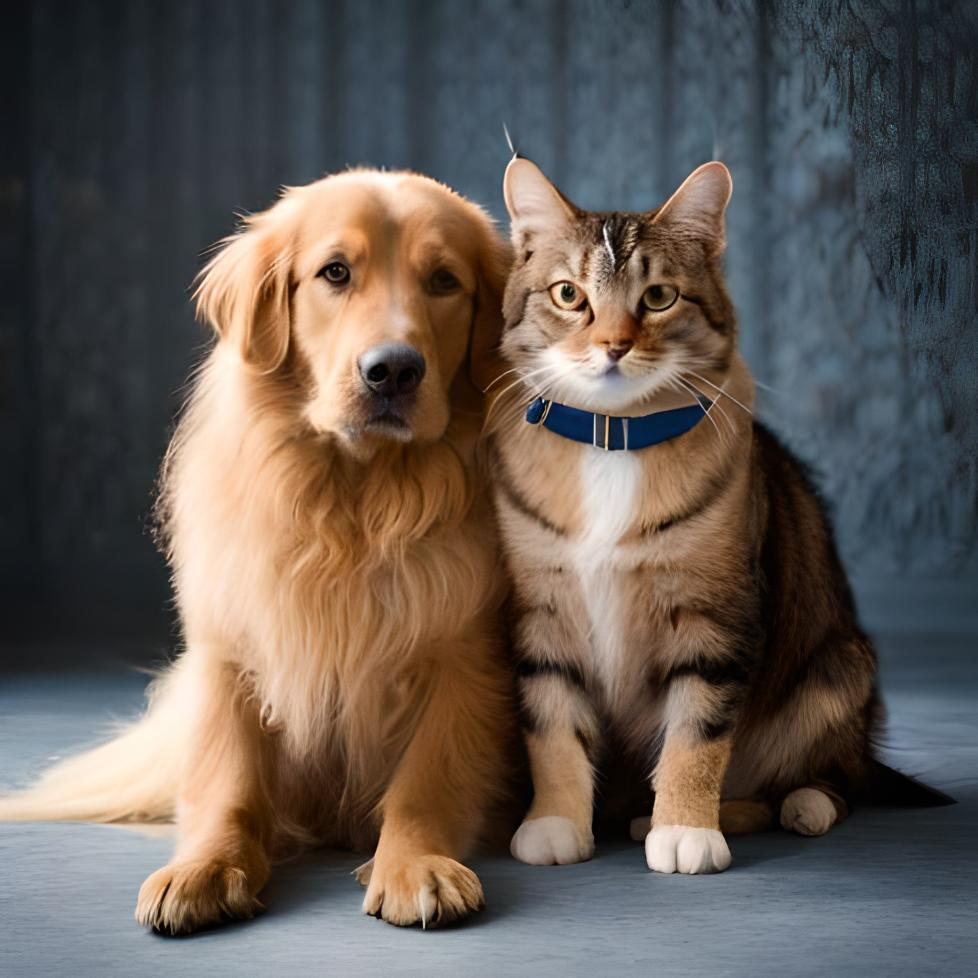
#> input picture original_image.jpg, 978 x 978 px, found by its file name
$ jupyter execute --allow-errors new.ipynb
#> lines starting #> are read from the running program, lines starting #| are printed output that depends on the picture; after the words box and inside, x2 and y2 are one past the last pixel; in counts of white or black regions, pixels touching at a corner belong together
[cell 1]
import cv2
import numpy as np

fully_annotated_image_path = r'C:\Users\HP\Downloads\Computer_vision_assignment_\fully_annotated_image.jpg'
reference_image_path = r'C:\Users\HP\Downloads\Computer_vision_assignment_\original_image.jpg'

# Load the fully annotated image and the reference image
fully_annotated_image = cv2.imread(fully_annotated_image_path)
reference_image = cv2.imread(reference_image_path)
#> reference_image is the input picture: shape (978, 978, 3); mean B, G, R 84.2, 90.4, 99.3

# Assuming you have annotation masks for the fully annotated image and reference image
fully_annotated_mask_path = "path/to/fully_annotated_mask.png"
reference_mask_path = "path/to/reference_mask.png"

# Load the annotation masks as grayscale images
fully_annotated_mask = cv2.imread(fully_annotated_mask_path, cv2.IMREAD_GRAYSCALE)
reference_mask = cv2.imread(reference_mask_path, cv2.IMREAD_GRAYSCALE)

# Threshold the masks to obtain binary segmentation
_, fully_annotated_binary_mask = cv2.threshold(fully_annotated_mask, 1, 255, cv2.THRESH_BINARY)
_, reference_binary_mask = cv2.threshold(reference_mask, 1, 255, cv2.THRESH_BINARY)

# Find contours in the binary masks
fully_annotated_contours, _ = cv2.findContours(fully_annotated_binary_mask, cv2.RETR_EXTERNAL, cv2.CHAIN_APPROX_SIMPLE)
#> fully_annotated_contours = []
reference_contours, _ = cv2.findContours(reference_binary_mask, cv2.RETR_EXTERNAL, cv2.CHAIN_APPROX_SIMPLE)
#> reference_contours = []

# Iterate over the fully annotated contours and transfer the annotations to the corresponding regions in the reference image
for fully_annotated_contour in fully_annotated_contours:
    # Find the bounding rectangle for the fully annotated contour
    x, y, w, h = cv2.boundingRect(fully_annotated_contour)

    # Extract the corresponding region in the reference image
    reference_region = reference_image[y:y+h, x:x+w]

    # Apply the annotation or label to the reference region
    # You can perform any desired operation here, such as refining boundaries, aligning annotations, or modifying labels

    # Example: Draw a red bounding box
    cv2.rectangle(reference_region, (0, 0), (w, h), (0, 0, 255), 2)

    # Merge the modified reference region back into the reference image
    reference_image[y:y+h, x:x+w] = reference_region
#> this loop made 0 passes

# Overlay the transferred and adjusted annotations onto the partially annotated image
partially_annotated_image_path = r'C:\Users\HP\Downloads\Computer_vision_assignment_\partially annotated image.jpg'
transferred_annotations_path = r"C:\Users\HP\Downloads\Computer_vision_assignment_\transferred_annotations.jpg"

# Load the partially annotated image and the transferred annotations
partially_annotated_image = cv2.imread(partially_annotated_image_path)
transferred_annotations = cv2.imread(transferred_annotations_path)

# Create a blank image with the same size as the partially annotated image
transferred_annotations = np.zeros_like(partially_annotated_image)

# Validate the sizes of partially_annotated_image and transferred_annotations
#> (the rest of this cell did not finish here and is left out)

[cell 2]
import cv2
import numpy as np

original_image_path = r'C:\Users\HP\Downloads\Computer_vision_assignment_\original_image.jpg'
fully_annotated_image_path = r'C:\Users\HP\Downloads\Computer_vision_assignment_\fully_annotated_image.jpg'

# Load the original image and the fully annotated image
original_image = cv2.imread(original_image_path)
fully_annotated_image = cv2.imread(fully_annotated_image_path)

# Assuming you have annotation masks for the fully annotated image
fully_annotated_mask_path = "path/to/fully_annotated_mask.png"

# Load the annotation mask as a grayscale image
fully_annotated_mask = cv2.imread(fully_annotated_mask_path, cv2.IMREAD_GRAYSCALE)

# Threshold the mask to obtain binary segmentation
_, fully_annotated_binary_mask = cv2.threshold(fully_annotated_mask, 1, 255, cv2.THRESH_BINARY)

# Find contours in the binary mask
fully_annotated_contours, _ = cv2.findContours(fully_annotated_binary_mask, cv2.RETR_EXTERNAL, cv2.CHAIN_APPROX_SIMPLE)

# Create a blank image with the same size as the original image
partially_annotated_image = np.zeros_like(original_image)

# Iterate over the fully annotated contours and draw them on the partially annotated image
for fully_annotated_contour in fully_annotated_contours:
    cv2.drawContours(partially_annotated_image, [fully_annotated_contour], -1, (0, 255, 0), thickness=cv2.FILLED)
#> partially_annotated_image: shape (978, 978, 3); every value is 0

# Overlay the fully annotated image on the partially annotated image
combined_image = cv2.addWeighted(original_image, 0.5, partially_annotated_image, 0.5, 0)

# Display or save the combined image
cv2.imshow("Partially Annotated Image", combined_image)
cv2.waitKey(0)
cv2.destroyAllWindows()

[cell 3]
import cv2
import numpy as np

fully_annotated_image_path = r'C:\Users\HP\Downloads\Computer_vision_assignment_\fully_annotated_image.jpg'
fully_annotated_mask_path = r'C:\Users\HP\Downloads\Computer_vision_assignment_\fully_annotated_mask.png'

# Load the fully annotated image
fully_annotated_image = cv2.imread(fully_annotated_image_path)

# Check if the image was loaded successfully
#> (the rest of this cell did not finish here and is left out)

[cell 4]
import cv2
import numpy as np

fully_annotated_image_path = r'C:\Users\HP\Downloads\Computer_vision_assignment_\fully_annotated_image.jpg'
fully_annotated_mask_path = r'path/to/annotation_mask.png'

# Load the fully annotated image
fully_annotated_image = cv2.imread(fully_annotated_image_path)

# Load the annotation mask as grayscale image
fully_annotated_mask = cv2.imread(fully_annotated_mask_path, cv2.IMREAD_GRAYSCALE)

# Check if the fully annotated image was loaded successfully
#> (the rest of this cell did not finish here and is left out)

[cell 5]
import cv2
import numpy as np

fully_annotated_image_path = r'C:\Users\HP\Downloads\Computer_vision_assignment_\fully_annotated_image.jpg'
reference_image_path = r'C:\Users\HP\Downloads\Computer_vision_assignment_\original_image.jpg'

# Load the fully annotated image and the reference image
fully_annotated_image = cv2.imread(fully_annotated_image_path)
reference_image = cv2.imread(reference_image_path)

# Assuming you have annotation masks for the fully annotated image and reference image
fully_annotated_mask_path = "path/to/fully_annotated_mask.png"
reference_mask_path = "path/to/reference_mask.png"

# Load the annotation masks as grayscale images
fully_annotated_mask = cv2.imread(fully_annotated_mask_path, cv2.IMREAD_GRAYSCALE)
reference_mask = cv2.imread(reference_mask_path, cv2.IMREAD_GRAYSCALE)

# Threshold the masks to obtain binary segmentation
_, fully_annotated_binary_mask = cv2.threshold(fully_annotated_mask, 1, 255, cv2.THRESH_BINARY)
_, reference_binary_mask = cv2.threshold(reference_mask, 1, 255, cv2.THRESH_BINARY)

# Find contours in the binary masks
fully_annotated_contours, _ = cv2.findContours(fully_annotated_binary_mask, cv2.RETR_EXTERNAL, cv2.CHAIN_APPROX_SIMPLE)
reference_contours, _ = cv2.findContours(reference_binary_mask, cv2.RETR_EXTERNAL, cv2.CHAIN_APPROX_SIMPLE)

# Iterate over the fully annotated contours and transfer the annotations to the corresponding regions in the reference image
for fully_annotated_contour in fully_annotated_contours:
    # Find the bounding rectangle for the fully annotated contour
    x, y, w, h = cv2.boundingRect(fully_annotated_contour)

    # Extract the corresponding region in the reference image
    reference_region = reference_image[y:y+h, x:x+w]

    # Apply the annotation or label to the reference region
    # You can perform any desired operation here, such as refining boundaries, aligning annotations, or modifying labels

    # Example: Draw a red bounding box
    cv2.rectangle(reference_region, (0, 0), (w, h), (0, 0, 255), 2)

    # Merge the modified reference region back into the reference image
    reference_image[y:y+h, x:x+w] = reference_region

# Overlay the transferred and adjusted annotations onto the partially annotated image
partially_annotated_image_path = r'C:\Users\HP\Downloads\Computer_vision_assignment_\partially annotated image.jpg'
transferred_annotations_path = r"C:\Users\HP\Downloads\Computer_vision_assignment_\transferred_annotations.jpg"

# Load the partially annotated image and the transferred annotations
partially_annotated_image = cv2.imread(partially_annotated_image_path)
transferred_annotations = cv2.imread(transferred_annotations_path)

# Overlay the transferred annotations onto the partially annotated image
combined_image = cv2.addWeighted(partially_annotated_image, 1, transferred_annotations, 0.5, 0)

# Display or save the combined image
cv2.imshow("Combined Image", combined_image)
cv2.waitKey(0)
cv2.destroyAllWindows()

[cell 6]
import cv2
import numpy as np

fully_annotated_image_path = r'C:\Users\HP\Downloads\Computer_vision_assignment_\fully_annotated_image.jpg'
reference_image_path = r'C:\Users\HP\Downloads\Computer_vision_assignment_\original_image.jpg'

# Load the fully annotated image and the reference image
fully_annotated_image = cv2.imread(fully_annotated_image_path)
reference_image = cv2.imread(reference_image_path)

# Assuming you have annotation masks for the fully annotated image and reference image
fully_annotated_mask_path = "path/to/fully_annotated_mask.png"
reference_mask_path = "path/to/reference_mask.png"

# Load the annotation masks as grayscale images
fully_annotated_mask = cv2.imread(fully_annotated_mask_path, cv2.IMREAD_GRAYSCALE)
reference_mask = cv2.imread(reference_mask_path, cv2.IMREAD_GRAYSCALE)

# Threshold the masks to obtain binary segmentation
_, fully_annotated_binary_mask = cv2.threshold(fully_annotated_mask, 1, 255, cv2.THRESH_BINARY)
_, reference_binary_mask = cv2.threshold(reference_mask, 1, 255, cv2.THRESH_BINARY)

# Find contours in the binary masks
fully_annotated_contours, _ = cv2.findContours(fully_annotated_binary_mask, cv2.RETR_EXTERNAL, cv2.CHAIN_APPROX_SIMPLE)
reference_contours, _ = cv2.findContours(reference_binary_mask, cv2.RETR_EXTERNAL, cv2.CHAIN_APPROX_SIMPLE)

# Iterate over the fully annotated contours and transfer the annotations to the corresponding regions in the reference image
for fully_annotated_contour in fully_annotated_contours:
    # Find the bounding rectangle for the fully annotated contour
    x, y, w, h = cv2.boundingRect(fully_annotated_contour)

    # Extract the corresponding region in the reference image
    reference_region = reference_image[y:y+h, x:x+w]

    # Apply the annotation or label to the reference region
    # You can perform any desired operation here, such as refining boundaries, aligning annotations, or modifying labels

    # Example: Draw a red bounding box
    cv2.rectangle(reference_region, (0, 0), (w, h), (0, 0, 255), 2)

    # Merge the modified reference region back into the reference image
    reference_image[y:y+h, x:x+w] = reference_region

# Create a binary mask from the fully annotated image
#> (the rest of this cell did not finish here and is left out)

[cell 7]
import cv2
import numpy as np

fully_annotated_image_path = r'C:\Users\HP\Downloads\Computer_vision_assignment_\fully_annotated_image.jpg'
reference_image_path = r'C:\Users\HP\Downloads\Computer_vision_assignment_\original_image.jpg'

# Load the fully annotated image and the reference image
fully_annotated_image = cv2.imread(fully_annotated_image_path)
reference_image = cv2.imread(reference_image_path)

# Assuming you have annotation masks for the fully annotated image and reference image
fully_annotated_mask_path = "path/to/fully_annotated_mask.png"
reference_mask_path = "path/to/reference_mask.png"

# Load the annotation masks as grayscale images
fully_annotated_mask = cv2.imread(fully_annotated_mask_path, cv2.IMREAD_GRAYSCALE)
reference_mask = cv2.imread(reference_mask_path, cv2.IMREAD_GRAYSCALE)

# Threshold the masks to obtain binary segmentation
_, fully_annotated_binary_mask = cv2.threshold(fully_annotated_mask, 1, 255, cv2.THRESH_BINARY)
_, reference_binary_mask = cv2.threshold(reference_mask, 1, 255, cv2.THRESH_BINARY)

# Find contours in the binary masks
fully_annotated_contours, _ = cv2.findContours(fully_annotated_binary_mask, cv2.RETR_EXTERNAL, cv2.CHAIN_APPROX_SIMPLE)
reference_contours, _ = cv2.findContours(reference_binary_mask, cv2.RETR_EXTERNAL, cv2.CHAIN_APPROX_SIMPLE)

# Iterate over the fully annotated contours and transfer the annotations to the corresponding regions in the reference image
for fully_annotated_contour in fully_annotated_contours:
    # Find the bounding rectangle for the fully annotated contour
    x, y, w, h = cv2.boundingRect(fully_annotated_contour)

    # Extract the corresponding region in the reference image
    reference_region = reference_image[y:y+h, x:x+w]

    # Apply the annotation or label to the reference region
    # You can perform any desired operation here, such as refining boundaries, aligning annotations, or modifying labels

    # Example: Draw a red bounding box
    cv2.rectangle(reference_region, (0, 0), (w, h), (0, 0, 255), 2)

    # Merge the modified reference region back into the reference image
    reference_image[y:y+h, x:x+w] = reference_region

# Overlay the transferred and adjusted annotations onto the partially annotated image
partially_annotated_image_path = r'C:\Users\HP\Downloads\Computer_vision_assignment_\partially annotated image.jpg'
transferred_annotations_path = r"C:\Users\HP\Downloads\Computer_vision_assignment_\transferred_annotations.jpg"

# Load the partially annotated image and the transferred annotations
partially_annotated_image = cv2.imread(partially_annotated_image_path)
transferred_annotations = cv2.imread(transferred_annotations_path)

# Validate the sizes of partially_annotated_image and transferred_annotations
#> (the rest of this cell did not finish here and is left out)

[cell 8]
import cv2
import os

# Set the paths to the train and test folders
train_folder = r'C:\Users\HP\Downloads\Computer_vision_assignment_\train1'
test_folder = r'C:\Users\HP\Downloads\Computer_vision_assignment_\test1'

# Load the original, fully annotated, and partially annotated images from the train folder
original_image_path = os.path.join(train_folder, 'original_image.jpg')
fully_annotated_image_path = os.path.join(train_folder,  'fully_annotated.jpg')
partially_annotated_image_path = os.path.join(train_folder, 'partially_annotated.jpg')

original_image = cv2.imread(original_image_path)
fully_annotated_image = cv2.imread(fully_annotated_image_path)
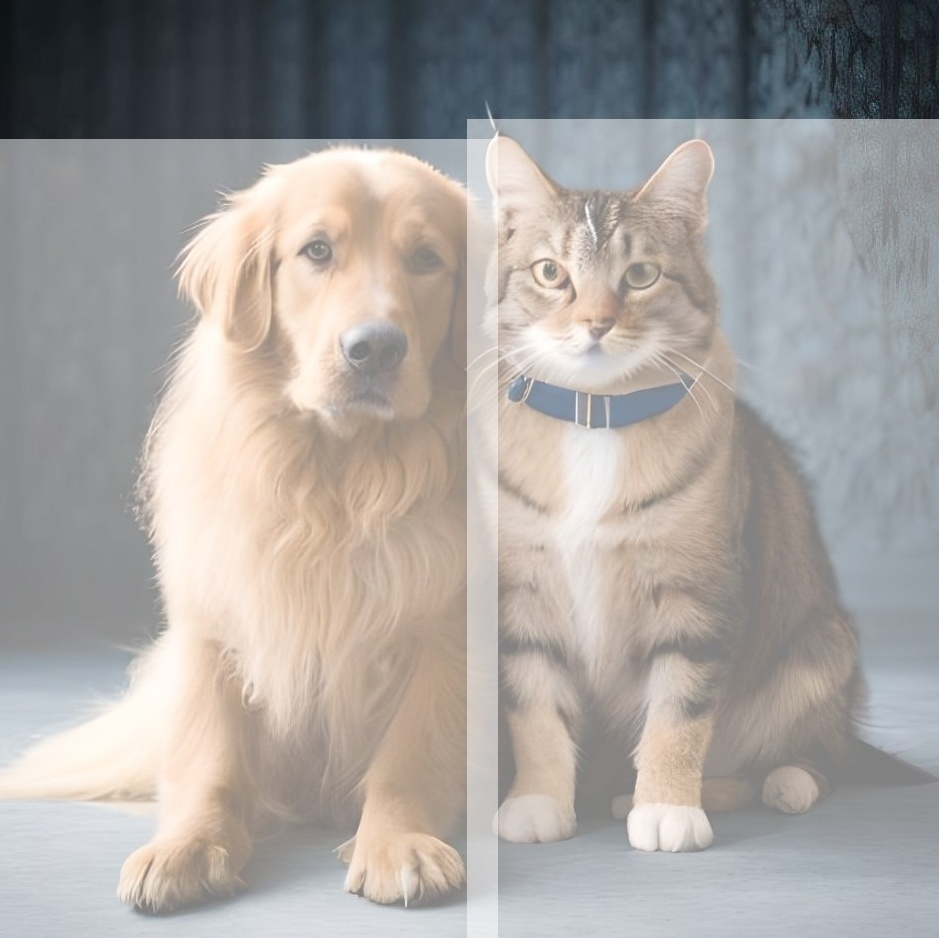
#> input picture fully_annotated.jpg, 939 x 938 px, found by its file name
#> fully_annotated_image is the input picture: shape (938, 939, 3); mean B, G, R 159.3, 162.3, 166.6
partially_annotated_image = cv2.imread(partially_annotated_image_path)
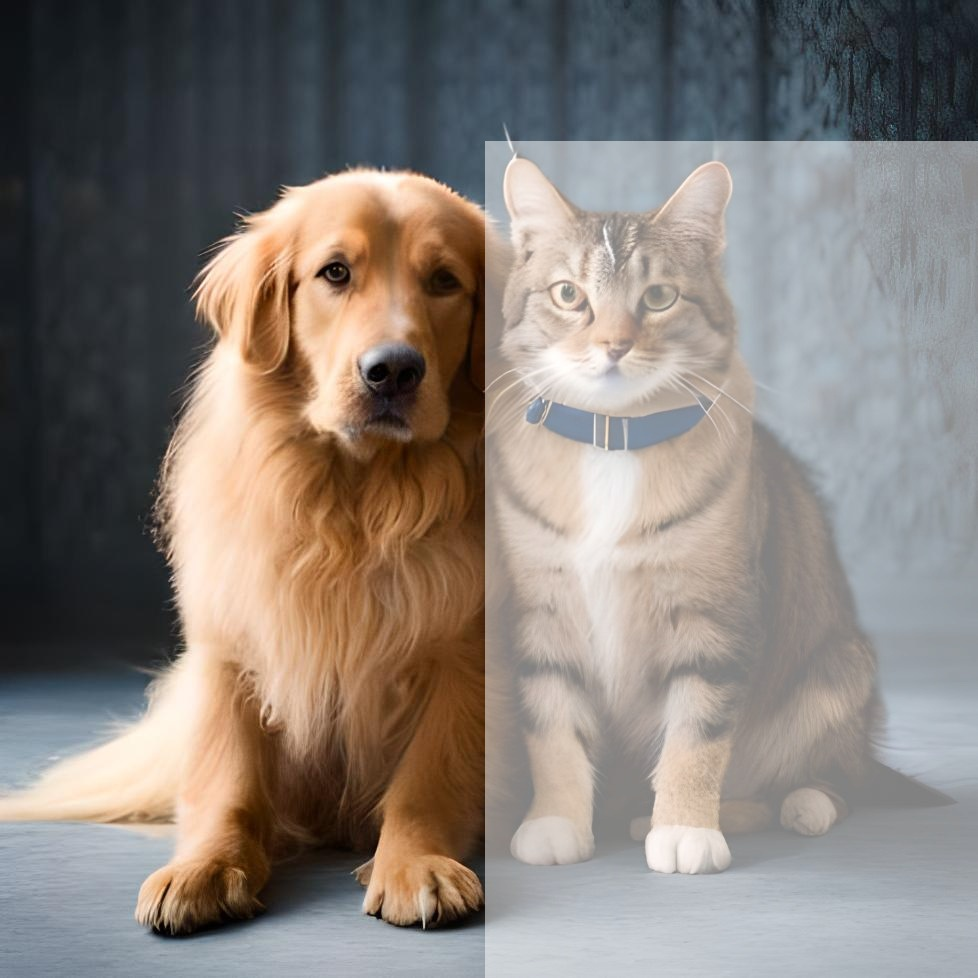
#> input picture partially_annotated.jpg, 978 x 978 px, found by its file name
#> partially_annotated_image is the input picture: shape (978, 978, 3); mean B, G, R 121.8, 127.4, 135.1

# Assuming the annotations are in the form of bounding boxes
# Define the coordinates of the cat and dog annotations in the fully annotated image
cat_annotation = [(50, 100, 200, 250)]  # (x, y, width, height)
dog_annotation = [(300, 150, 180, 200)]  # (x, y, width, height)

# Iterate over the annotations and transfer them to the reference image
for annotation in cat_annotation + dog_annotation:
    x, y, w, h = annotation

    # Extract the corresponding region in the original image
    reference_region = original_image[y:y+h, x:x+w]

    # Apply the annotation or label to the reference region
    # Example: Draw a red bounding box
    cv2.rectangle(reference_region, (0, 0), (w, h), (0, 0, 255), 2)

    # Merge the modified reference region back into the original image
    original_image[y:y+h, x:x+w] = reference_region
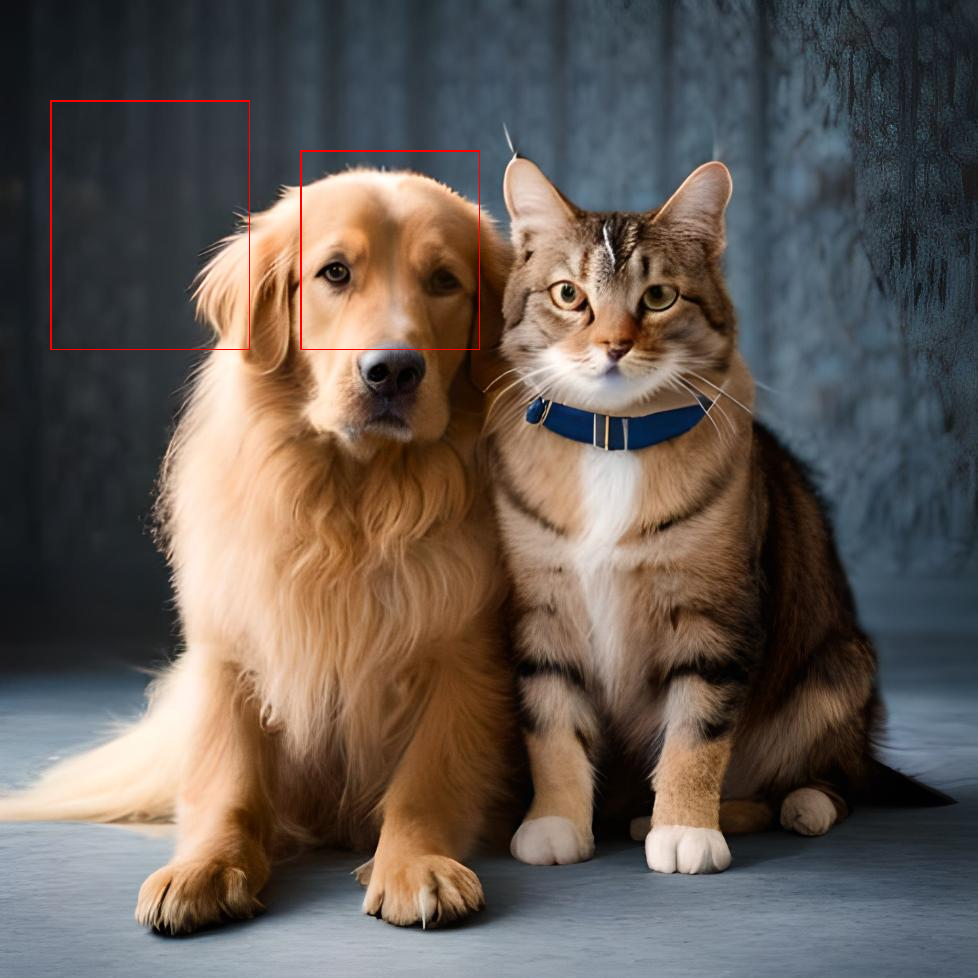
#> original_image: shape (978, 978, 3); 0.26% of pixels changed, all inside (x1, y1, x2, y2) = (50, 100, 480, 350)
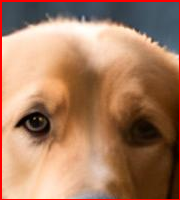
#> reference_region: shape (200, 180, 3); mean B, G, R 97.3, 123.8, 166.4

# Save the modified original image with transferred annotations
modified_original_image_path = os.path.join(train_folder, 'modified_original_image.jpg')
cv2.imwrite(modified_original_image_path, original_image)

# Load the fully annotated image from the test folder
fully_annotated_test_image_path = os.path.join(test_folder, 'fully_annotated', 'fully_annotated.jpg')
fully_annotated_test_image = cv2.imread(fully_annotated_test_image_path)

# Extract the cat annotation from the fully annotated test image
cat_annotation_test = [(50, 100, 200, 250)]  # (x, y, width, height)

# Iterate over the cat annotation and transfer it to the partially annotated image
for annotation in cat_annotation_test:
    x, y, w, h = annotation

    # Extract the corresponding region in the partially annotated image
    reference_region = partially_annotated_image[y:y+h, x:x+w]

    # Apply the cat annotation to the reference region
    # Example: Draw a red bounding box
    cv2.rectangle(reference_region, (0, 0), (w, h), (0, 0, 255), 2)

    # Merge the modified reference region back into the partially annotated image
    partially_annotated_image[y:y+h, x:x+w] = reference_region
#> partially_annotated_image: shape (978, 978, 3); 0.14% of pixels changed, all inside (x1, y1, x2, y2) = (50, 100, 250, 350)
#> (the rest of the program and of its run is left out)
